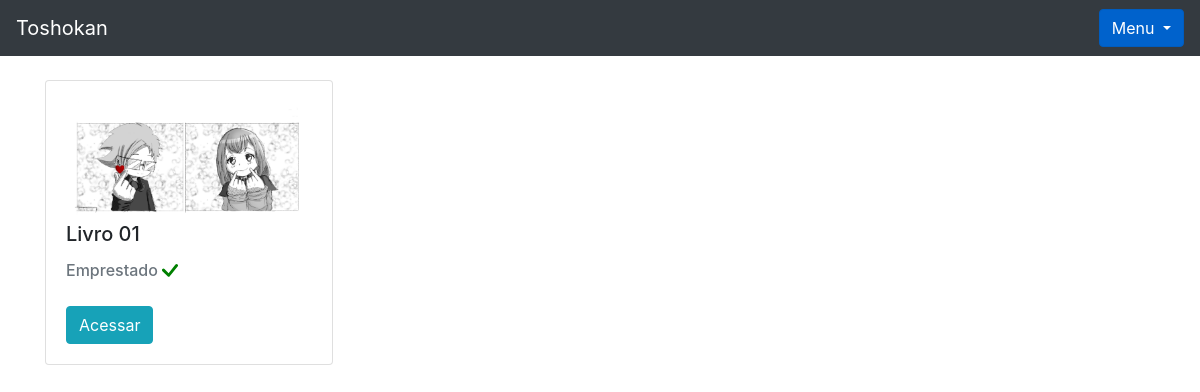
Screenshot of /livro/home/ (signed in) with the database file from the repository.
### livros_app/models.py (models this page shows, shortened)
class Livros(models.Model):
    img = models.ImageField(upload_to='capa_livro', null=True, blank=True)
    nome = models.CharField(max_length = 100)
    autor = models.CharField(max_length = 30)
    co_autor = models.CharField(max_length= 30 , blank = True)
    data_cadastro = models.DateField(default=date.today)
    emprestado = models.BooleanField(default=False)
    categoria = models.ForeignKey(Categoria, on_delete=models.DO_NOTHING)
    usuario = models.ForeignKey(Usuario, on_delete=models.DO_NOTHING)
    class Meta:
        verbose_name = "Livro"

### livros_app/views.py (the view)
# urls.py: path('home/', views.home, name='home'),
def home(request):
    if request.session.get('usuario'):
        usuario = Usuario.objects.get(id = request.session['usuario'])
        status_categoria = request.GET.get('cadastro_categoria')
        livros = Livros.objects.filter(usuario = usuario)
        total_livros = livros.count()
        form = CadastroLivro()
        form.fields['usuario'].initial = request.session['usuario']
        form.fields['categoria'].queryset = Categoria.objects.filter(usuario = usuario)
        form_categoria = CategoriaLivro()
        usuarios = Usuario.objects.all()
        livros_emprestar = Livros.objects.filter(usuario = usuario).filter(emprestado = False)
        livros_emprestados = Livros.objects.filter(usuario = usuario).filter(emprestado = True)
        return render(request, 'home.html',{'livros': livros, 'usuario_logado': request.session.get('usuario'),
        'form' : form,'form_categoria': form_categoria, 'status_categoria': status_categoria, 'usuarios' : usuarios,
        'livros_emprestar' : livros_emprestar, 'total_livros' : total_livros, 'livros_emprestados': livros_emprestados})
    else:
        return redirect('/auth/login/?status=2')

### livros_app/models.py (called while the page is built)
    def __str__(self) -> str:
        return self.nome

### livros_app/templates/home.html (shortened to what this page needs)
{% extends 'base.html' %}
{% block 'conteudo' %}
<div class="container">
    <br>
    <div class= "row">
        {% for livro in livros%}
            <div class="col-md">
                <div class="card" style="width: 18rem;">
                    <div class="card-body">
                        <img width="100%" src="{{livro.img.url}}">
                        <h5 class="card-title">{{livro.nome}}</h5>
                        <h6 style="display: inline;" class="card-subtitle mb-2 text-muted">Emprestado</h6>
                        <br>
                        <br>
                        <a href="{% url 'ver_livro' livro.id %}" class="btn btn-info">Acessar</a>
                    </div>
                </div>
            </div>
        {% endfor%}
    </div>
</div>
{% endblock  %}

### rows the page displays
Livros: img (picture), nome "Livro 01", emprestado True (drawn)
